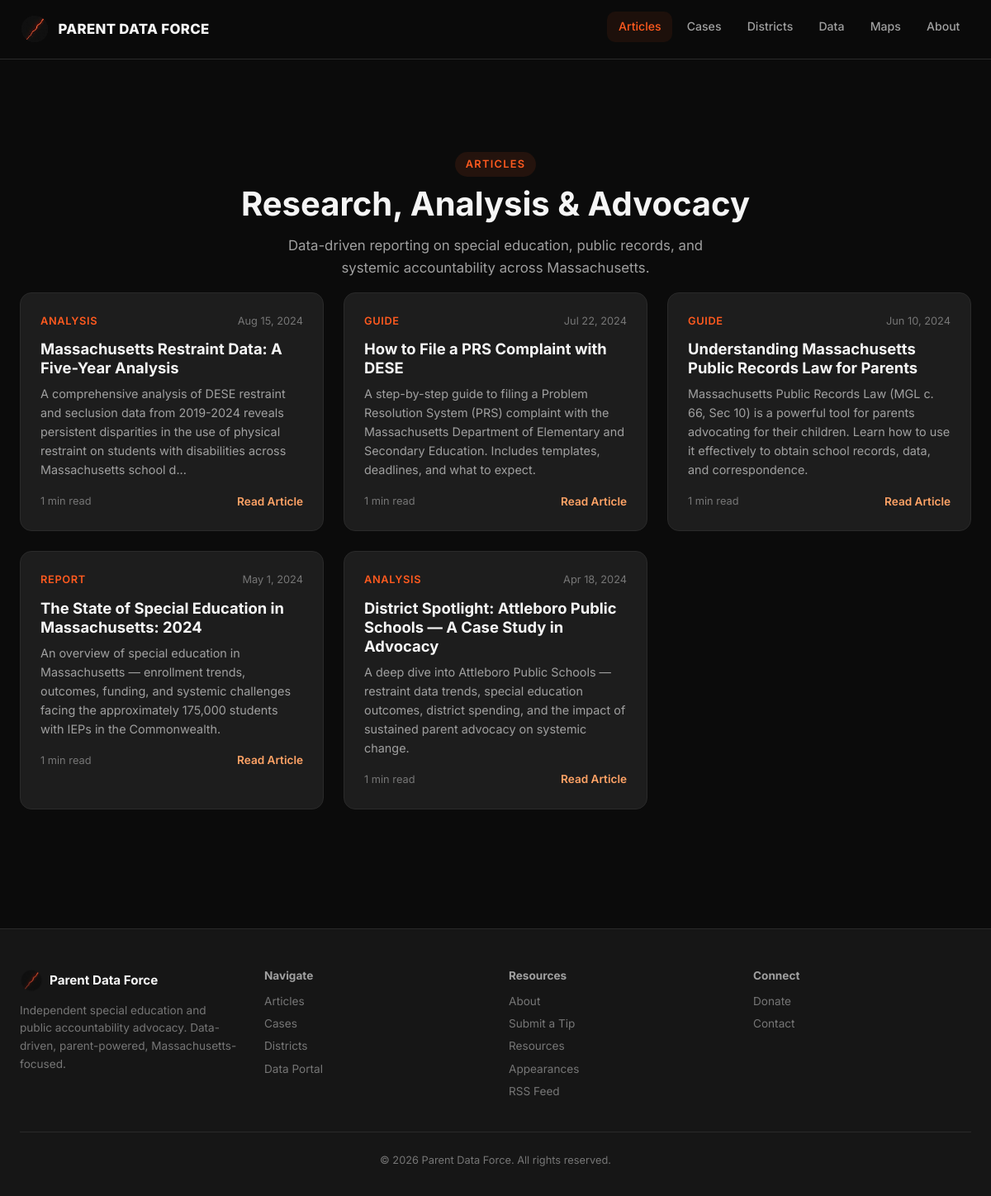
The app's page /articles/ with its own data.
### tables this page shows
CREATE TABLE articles (
    id              INT UNSIGNED AUTO_INCREMENT PRIMARY KEY,
    title           VARCHAR(512)    NOT NULL,
    slug            VARCHAR(512)    NOT NULL UNIQUE,
    subtitle        VARCHAR(512)    NULL,
    author          VARCHAR(255)    NULL,
    source_name     VARCHAR(255)    NULL,
    source_url      VARCHAR(1024)   NULL,
    excerpt         TEXT            NULL,
    body            LONGTEXT        NULL,
    image_url       VARCHAR(1024)   NULL,
    thumbnail_url   VARCHAR(1024)   NULL,
    published_date  DATE            NULL,
    article_type    VARCHAR(50)     NULL COMMENT 'analysis, news, guide, report, opinion',
    is_featured     TINYINT(1)      NOT NULL DEFAULT 0,
    is_active       TINYINT(1)      NOT NULL DEFAULT 1,
    sort_order      INT             NOT NULL DEFAULT 0,
    created_at      DATETIME        NOT NULL DEFAULT NOW(),
    updated_at      DATETIME        NOT NULL DEFAULT NOW() ON UPDATE NOW(),

    INDEX idx_slug (slug),
    INDEX idx_article_type (article_type),
    INDEX idx_published_date (published_date),
    INDEX idx_is_featured (is_featured),
    INDEX idx_is_active (is_active),

    FULLTEXT INDEX ft_articles_search (title, excerpt, body)
);

### app/Core/View.php (called while the page is built, shortened)
<?php declare(strict_types=1);
class View
{
    public static function render(string $template, array $data = []): void
    {
        require APP_DIR . '/Components/Layout.php';
    }
}

### app/Controllers/ArticleController.php (called while the page is built, shortened)
<?php declare(strict_types=1);
class ArticleController
{
    public function list(array $params = []): void
    {
        $page = max(1, (int)($_GET['page'] ?? 1));
        $perPage = DEFAULT_PER_PAGE;
        $offset = ($page - 1) * $perPage;
        $total = (int)Database::fetchColumn("SELECT COUNT(*) FROM articles WHERE is_active = 1");
        $articles = Database::fetchAll(
            "SELECT title, slug, excerpt, published_date, article_type
             FROM articles WHERE is_active = 1
             ORDER BY published_date DESC LIMIT ? OFFSET ?",
            [$perPage, $offset]
        );
        $pagination = paginate($total, $perPage);
        View::render('article-list', [
            'page_title'      => 'Articles',
            'page_stylesheet' => 'articles',
            'articles'        => $articles,
            'pagination'      => $pagination,
        ]);
    }
}

### public/index.php (called while the page is built, shortened)
<?php declare(strict_types=1);
$uri = parse_url($_SERVER['REQUEST_URI'], PHP_URL_PATH);
$method = $_SERVER['REQUEST_METHOD'];
try {
    (new App\Router())->dispatch($method, $uri);
} catch (\Throwable $e) {
    http_response_code(500);
    error_log("500: {$e->getMessage()} in {$e->getFile()}:{$e->getLine()}");
    if (defined('APP_DEBUG') && APP_DEBUG) {
        echo "<h1>500 Internal Server Error</h1>";
        echo "<pre>" . h($e->getMessage()) . "\n\n" . h($e->getTraceAsString()) . "</pre>";
    } else {
        require __DIR__ . '/../app/views/errors/500.php';
    }
}

### app/Core/Database.php (called while the page is built, shortened)
<?php
class Database
{
    private static ?PDO $instance = null;
    public static function getInstance(): PDO
    {
        if (self::$instance === null) {
            $dsn = sprintf(
                'mysql:host=%s;port=%d;dbname=%s;charset=%s',
                DB_HOST,
                DB_PORT,
                DB_NAME,
                DB_CHARSET
            );
            try {
                self::$instance = new PDO($dsn, DB_USER, DB_PASSWORD, [
                    PDO::ATTR_ERRMODE            => PDO::ERRMODE_EXCEPTION,
                    PDO::ATTR_DEFAULT_FETCH_MODE => PDO::FETCH_ASSOC,
                    PDO::ATTR_EMULATE_PREPARES   => false,
                    PDO::MYSQL_ATTR_INIT_COMMAND => "SET NAMES utf8mb4 COLLATE utf8mb4_unicode_ci",
                ]);
            } catch (PDOException $e) {
                throw new RuntimeException('Database connection failed: ' . $e->getMessage(), 500, $e);
            }
        }
        return self::$instance;
    }
    public static function query(string $sql, array $params = []): PDOStatement
    {
        $start = microtime(true);
        $stmt = self::getInstance()->prepare($sql);
        $stmt->execute($params);
        $elapsed = round((microtime(true) - $start) * 1000, 2);
        return $stmt;
    }
    public static function fetchAll(string $sql, array $params = []): array
    {
        return self::query($sql, $params)->fetchAll();
    }
}

### app/Core/helpers.php (called while the page is built, shortened)
<?php
function h(?string $text): string
{
    return htmlspecialchars($text ?? '', ENT_QUOTES | ENT_HTML5, 'UTF-8');
}
function truncate(string $text, int $length = 200, string $suffix = '...'): string
{
    $text = strip_tags($text);
    if (mb_strlen($text) <= $length) return $text;
    return mb_substr($text, 0, $length) . $suffix;
}
function read_time(string $text): int
{
    $text = strip_tags($text);
    $words = str_word_count($text);
    return max(1, (int)ceil($words / 225));
}
function format_date(?string $date, string $format = 'M j, Y'): string
{
    $ts = strtotime($date);
    return $ts !== false ? date($format, $ts) : '';
}

### app/views/article-list.php (the view, shortened to what this page needs)
<section class="section">
    <div class="container">
        <div class="article-hero">
            <span class="section-tag">Articles</span>
            <h1 class="section-title">Research, Analysis &amp; Advocacy</h1>
            <p class="section-subtitle">Data-driven reporting on special education, public records, and systemic accountability across Massachusetts.</p>
        </div>
        <?php if (empty($articles)): ?>
            <div class="empty-state"><h3>No articles yet</h3><p>Check back soon for new content.</p></div>
        <?php else: ?>
            <div class="articles-grid" data-animate>
                <?php foreach ($articles as $a): ?>
                <article class="article-card">
                    <div class="article-card-body">
                        <div class="article-card-meta">
                            <span class="article-category"><?= h($a['article_type'] ?? 'Article') ?></span>
                            <span class="article-date"><?= h(format_date($a['published_date'])) ?></span>
                        </div>
                        <h3 class="article-card-title"><a href="/articles/<?= h($a['slug']) ?>"><?= h($a['title']) ?></a></h3>
                        <p class="article-card-excerpt"><?= h(truncate($a['excerpt'] ?? '', 200)) ?></p>
                        <div class="article-card-footer">
                            <span class="article-read-time"><?= read_time($a['excerpt'] ?? '') ?> min read</span>
                            <a href="/articles/<?= h($a['slug']) ?>" class="resource-link">Read Article</a>
                        </div>
                    </div>
                </article>
                <?php endforeach; ?>
            </div>
        <?php endif; ?>
    </div>
</section>

### app/Router.php (shortened to what this page needs)
<?php declare(strict_types=1);
class Router
{
    public function dispatch(string $method, string $uri): void
    {
        $uri = rtrim($uri, '/') ?: '/';
        $routes = require __DIR__ . '/config/routes.php';
        foreach ($routes as $pattern => $route) {
            if (count($route) === 2) {
                [$class, $action] = $route;
                $allowedMethods = ['GET', 'POST'];
            } else {
                [$allowedMethods, $class, $action] = $route;
            }
            $regex = '#^' . preg_replace('/\{(\w+)\}/', '(?P<$1>[^/]+)', $pattern) . '$#';
            if (preg_match($regex, $uri, $matches)) {
                $controller = new $class();
                $params = array_filter($matches, 'is_string', ARRAY_FILTER_USE_KEY);
                $controller->$action($params);
                return;
            }
        }
    }
}

### public/assets/css/global.css (style rules this page uses)
:root { --bg-primary: #0b0b0b; --bg-secondary: #161616; --bg-elevated: #1d1d1d; --bg-glass: rgba(255,255,255,0.04); --accent: #ff5a1f; --accent-hot: #ff3b1f; --accent-glow: #ffa366; --text-primary: #f5f5f5; --text-secondary:#a0a0a0; --text-muted: #767676; --border: #2a2a2a; --border-soft: #232323; --success: #22c55e; --warning: #f59e0b; --danger: #ef4444; --radius-sm: 10px; --radius-md: 14px; --radius-lg: 20px; --shadow-soft: 0 8px 26px rgba(0,0,0,0.25); --shadow-strong: 0 20px 50px rgba(0,0,0,0.45); --glow: 0 0 36px rgba(255,90,31,0.2); --container: 1200px; --nav-height: 72px; --transition: 260ms ease; }
*, *::before, *::after { box-sizing: border-box; margin: 0; padding: 0; }
html { font-size: 16px; scroll-behavior: smooth; -webkit-text-size-adjust: 100%; }
body { font-family: 'Inter', -apple-system, BlinkMacSystemFont, 'Segoe UI', sans-serif; background-color: var(--bg-primary); color: var(--text-primary); line-height: 1.6; min-height: 100vh; }
h1, h2, h3, h4, h5, h6 { font-weight: 700; line-height: 1.25; color: var(--text-primary); }
h1 { font-size: 2.5rem; }
h3 { font-size: 1.5rem; }
a { color: var(--accent-glow); text-decoration: none; transition: color var(--transition); }
p { margin-bottom: 1rem; }
p:last-child { margin-bottom: 0; }
.container { max-width: var(--container); margin: 0 auto; padding: 0 1.5rem; }
.section { padding: 5rem 0; }
.section-tag { display: inline-block; font-size: 0.8rem; font-weight: 600; text-transform: uppercase; letter-spacing: 0.1em; color: var(--accent); margin-bottom: 0.75rem; padding: 0.3rem 0.8rem; background: rgba(255,90,31,0.1); border-radius: 20px; }
.section-title { margin-bottom: 0.75rem; }
.section-subtitle { color: var(--text-secondary); font-size: 1.05rem; max-width: 550px; margin: 0 auto; }
[data-animate] { opacity: 0; transform: translateY(20px); transition: opacity 0.6s ease, transform 0.6s ease; }
[data-animate].visible { opacity: 1; transform: translateY(0); }

### public/assets/css/elements/cards.css (style rules this page uses)
.resource-link { font-size: 0.85rem; font-weight: 600; color: var(--accent-glow); transition: color var(--transition); }
.articles-grid { display: grid; grid-template-columns: repeat(auto-fill, minmax(340px, 1fr)); gap: 1.5rem; }
.article-card { background: var(--bg-elevated); border: 1px solid var(--border); border-radius: var(--radius-md); overflow: hidden; transition: border-color var(--transition), transform var(--transition); }
.article-card-body { padding: 1.5rem; }
.article-card-meta { display: flex; justify-content: space-between; align-items: center; margin-bottom: 0.75rem; font-size: 0.8rem; }
.article-category { color: var(--accent); font-weight: 600; text-transform: uppercase; letter-spacing: 0.05em; }
.article-date { color: var(--text-muted); }
.article-card-title { font-size: 1.15rem; margin-bottom: 0.5rem; }
.article-card-title a { color: var(--text-primary); }
.article-card-excerpt { font-size: 0.9rem; color: var(--text-secondary); margin-bottom: 1rem; }
.article-card-footer { display: flex; justify-content: space-between; align-items: center; font-size: 0.8rem; }
.article-read-time { color: var(--text-muted); }

### public/assets/css/pages/articles.css (style rules this page uses)
.article-hero { text-align: center; padding: 2rem 0 1rem; }
.article-hero .section-tag { margin-bottom: 0.5rem; }
.article-hero .section-title { font-size: 2.5rem; }
.article-hero .section-subtitle { margin-top: 0.5rem; }

### records on screen
articles: article_type "ANALYSIS", published_date "Aug 15, 2024", title "Massachusetts Restraint Data: A Five-Year Analysis", excerpt "A comprehensive analysis of DESE restraint and seclusion data from 2019-2024 reveals persistent disparities in the use of physical restraint on students with disabilities across Massachusetts school d...", excerpt "1"
articles: article_type "GUIDE", published_date "Jul 22, 2024", title "How to File a PRS Complaint with DESE", excerpt "A step-by-step guide to filing a Problem Resolution System (PRS) complaint with the Massachusetts Department of Elementary and Secondary Education. Includes templates, deadlines, and what to expect.", excerpt "1"
articles: article_type "GUIDE", published_date "Jun 10, 2024", title "Understanding Massachusetts Public Records Law for Parents", excerpt "Massachusetts Public Records Law (MGL c. 66, Sec 10) is a powerful tool for parents advocating for their children. Learn how to use it effectively to obtain school records, data, and correspondence.", excerpt "1"
articles: article_type "REPORT", published_date "May 1, 2024", title "The State of Special Education in Massachusetts: 2024", excerpt "An overview of special education in Massachusetts — enrollment trends, outcomes, funding, and systemic challenges facing the approximately 175,000 students with IEPs in the Commonwealth.", excerpt "1"
articles: article_type "ANALYSIS", published_date "Apr 18, 2024", title "District Spotlight: Attleboro Public Schools — A Case Study in Advocacy", excerpt "A deep dive into Attleboro Public Schools — restraint data trends, special education outcomes, district spending, and the impact of sustained parent advocacy on systemic change.", excerpt "1"
